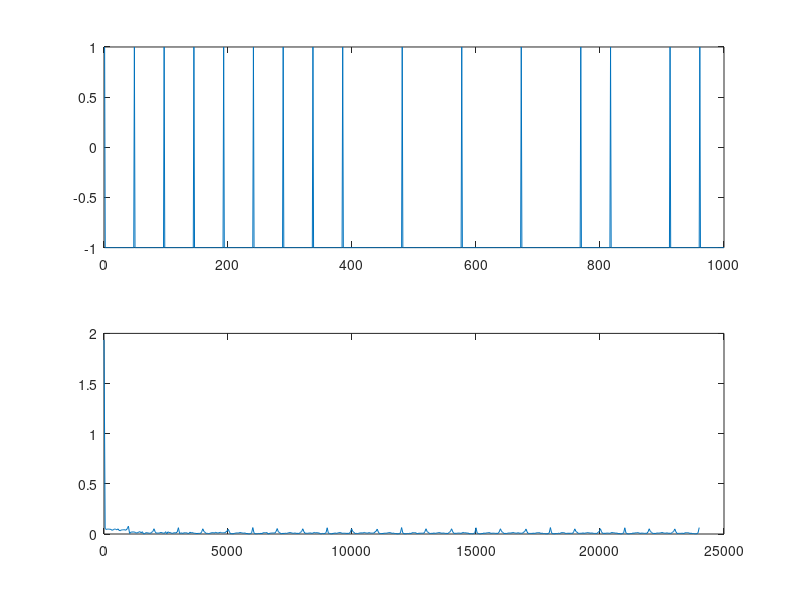
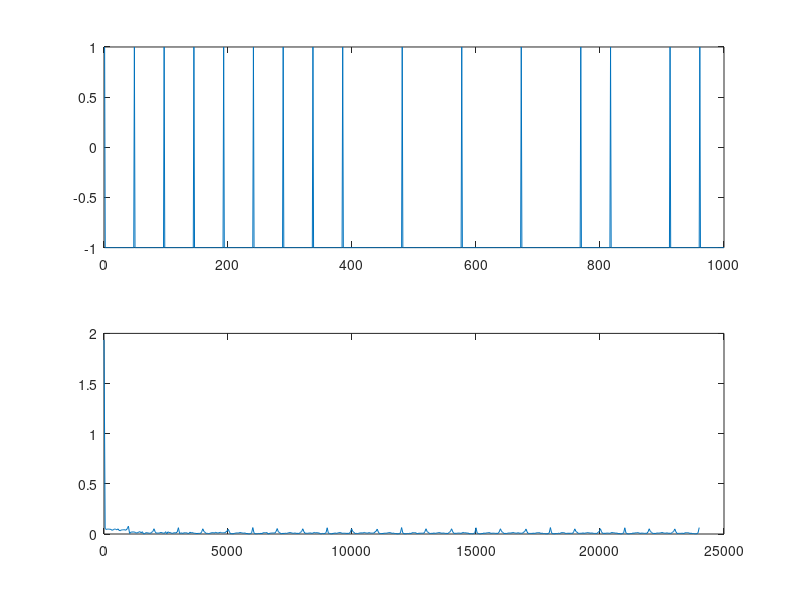
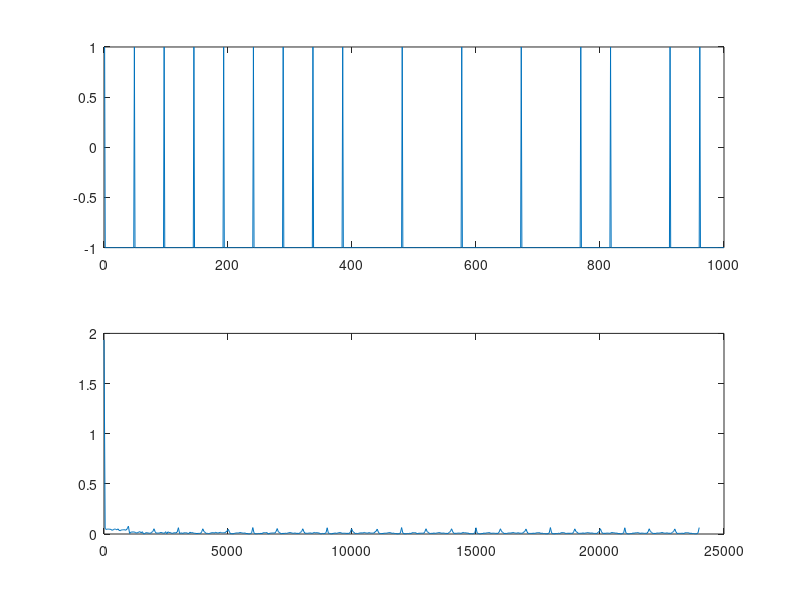

Recreate these plots in MATLAB, in order.
clear
clc;    
L=1000;
fp=48000;
f=1000;

t=(0:L-1)/fp;
y=square(2*pi*f*t,0.80);

NFFT = 2^nextpow2(L);
Y = fft(y,NFFT)/L;
f = fp/2*linspace(0,1,NFFT/2+1);

subplot(2,1,1);
plot(y);
subplot(2,1,2);
plot(f,2*abs(Y(1:NFFT/2+1)));
print -deps proba1_4.eps
print -djpg proba1_4.jpg
print -dpng proba1_4.png
